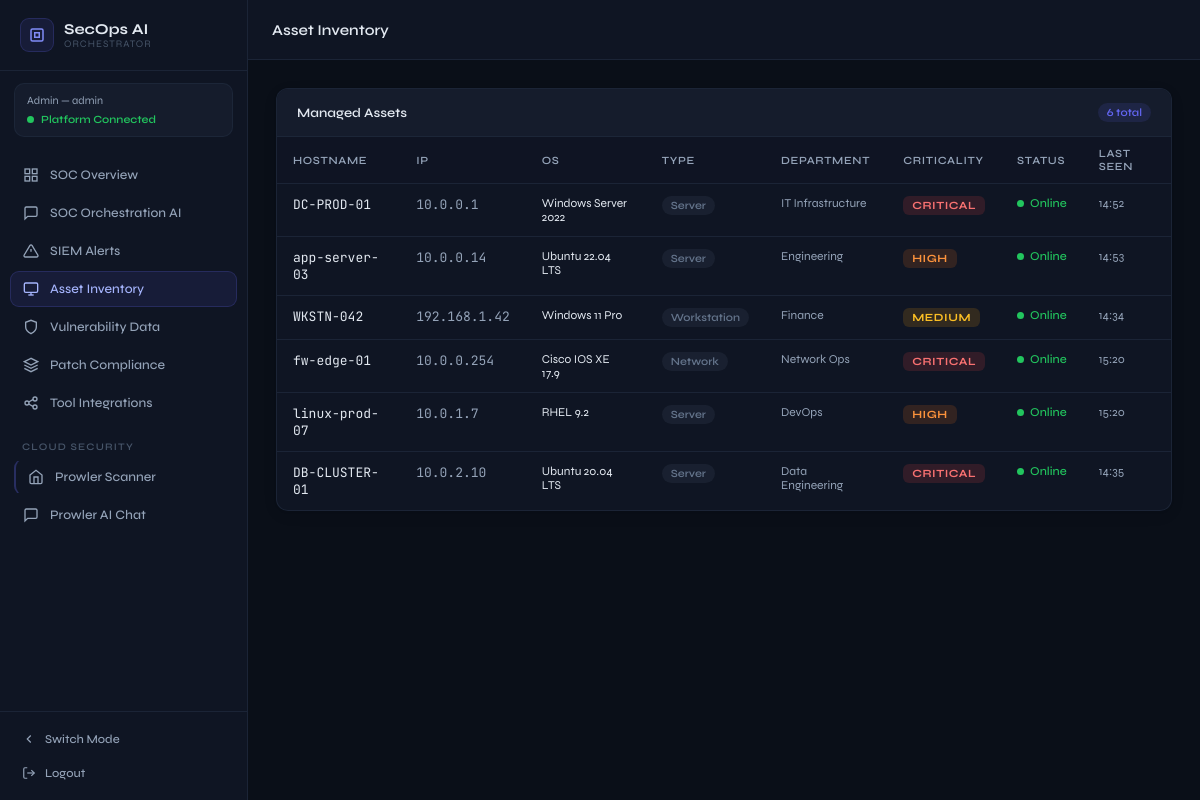
Screenshot of /org/assets (signed in) with the database file from the repository.
### app.py (models this page shows, shortened)
class User(UserMixin, db.Model):
    id             = db.Column(db.Integer, primary_key=True)
    username       = db.Column(db.String(150), unique=True, nullable=False)
    password_hash  = db.Column(db.String(256), nullable=False)
    role           = db.Column(db.String(50), default='analyst')
    mode           = db.Column(db.String(20), default='individual')
    created_at     = db.Column(db.DateTime, default=datetime.utcnow)
    is_active_user = db.Column(db.Boolean, default=True)

class Asset(db.Model):
    id          = db.Column(db.Integer, primary_key=True)
    hostname    = db.Column(db.String(100), nullable=False)
    ip_address  = db.Column(db.String(50))
    os_type     = db.Column(db.String(80))
    asset_type  = db.Column(db.String(50))
    criticality = db.Column(db.String(20))
    status      = db.Column(db.String(20), default='Online')
    last_seen   = db.Column(db.DateTime, default=datetime.utcnow)
    department  = db.Column(db.String(80))

### app.py (the view)
@app.route('/org/assets')
@login_required
def org_assets():
    session['mode'] = 'organization'
    return render_template('org/assets.html', assets=Asset.query.all())

### app.py (called while the page is built)
@login_manager.user_loader
def load_user(uid): return User.query.get(int(uid))

### templates/org/assets.html
{% extends "base.html" %}{% from "org/_nav.html" import org_nav %}
{% block title %}SecOps AI — Assets{% endblock %}{% block page_title %}Asset Inventory{% endblock %}
{% block sidebar_nav %}{{ org_nav('assets') }}{% endblock %}
{% block content %}
<div class="card card-dark"><div class="card-head card-head-dark"><span>Managed Assets</span><span class="badge badge-indigo">{{ assets|length }} total</span></div>
<div class="card-body p0"><table class="data-table data-table-dark"><thead><tr><th>Hostname</th><th>IP</th><th>OS</th><th>Type</th><th>Department</th><th>Criticality</th><th>Status</th><th>Last Seen</th></tr></thead><tbody>
{% for a in assets %}<tr><td><code class="mono">{{ a.hostname }}</code></td><td class="mono muted-text">{{ a.ip_address }}</td><td class="small-text">{{ a.os_type }}</td><td><span class="badge badge-slate">{{ a.asset_type }}</span></td><td class="small-text muted-text">{{ a.department }}</td><td><span class="sev-badge sev-{{ a.criticality|lower }}">{{ a.criticality }}</span></td><td><div class="status-indicator {% if a.status=='Online' %}status-online{% else %}status-offline{% endif %}"><span class="pulse-dot {% if a.status=='Online' %}pulse-green{% else %}pulse-red{% endif %}"></span>{{ a.status }}</div></td><td class="muted-text small-text">{{ a.last_seen.strftime('%H:%M') }}</td></tr>{% endfor %}
</tbody></table></div></div>{% endblock %}

### templates/base.html (shortened to what this page needs)
<!DOCTYPE html>
<html lang="en">
<head>
  <link rel="stylesheet" href="{{ url_for('static', filename='css/styles.css') }}">
</head>
<body class="{% block body_class %}{% endblock %}">
{% block full_page %}
<div class="app-shell {% if session.get('mode')=='organization' %}dark-mode{% endif %}">
  <aside class="sidebar" id="sidebar">
    <div class="sidebar-brand">
      {% if session.get('mode')=='organization' %}
        <div class="brand-icon brand-indigo"><svg width="18" height="18" viewBox="0 0 24 24" fill="none" stroke="currentColor" stroke-width="2"><rect x="4" y="4" width="16" height="16" rx="2"/><rect x="9" y="9" width="6" height="6"/></svg></div>
        <div><div class="brand-name">SecOps AI</div><div class="brand-sub">Orchestrator</div></div>
      {% else %}
        <div class="brand-icon brand-blue"><svg width="18" height="18" viewBox="0 0 24 24" fill="none" stroke="currentColor" stroke-width="2"><path d="M12 22s8-4 8-10V5l-8-3-8 3v7c0 6 8 10 8 10z"/></svg></div>
        <div class="brand-name">RedTeam AI</div>
      {% endif %}
    </div>
    {% if session.get('mode')=='organization' %}
    <div class="sidebar-user-card">
      <div class="user-card-role">{{ current_user.role|title }} — {{ current_user.username }}</div>
      <div class="user-card-status"><span class="pulse-dot"></span>Platform Connected</div>
    </div>
    {% endif %}
    <nav class="sidebar-nav">{% block sidebar_nav %}{% endblock %}</nav>
    <div class="sidebar-footer">
      <a href="{{ url_for('mode_selection') }}" class="footer-btn"><svg width="14" height="14" viewBox="0 0 24 24" fill="none" stroke="currentColor" stroke-width="2"><polyline points="15 18 9 12 15 6"/></svg>Switch Mode</a>
      <a href="{{ url_for('logout') }}" class="footer-btn footer-btn-danger"><svg width="14" height="14" viewBox="0 0 24 24" fill="none" stroke="currentColor" stroke-width="2"><path d="M9 21H5a2 2 0 01-2-2V5a2 2 0 012-2h4"/><polyline points="16 17 21 12 16 7"/><line x1="21" y1="12" x2="9" y2="12"/></svg>Logout</a>
    </div>
  </aside>
  <main class="main-area">
    <header class="topbar">
      <div class="topbar-left">
        <h1 class="topbar-title">{% block page_title %}{% endblock %}</h1>
      </div>
    </header>
    <div class="page-body">
      {% block content %}{% endblock %}
    </div>
  </main>
</div>
{% endblock %}
</body>
</html>

### rows the page displays
User: role "Admin", username "admin"
Asset: hostname "DC-PROD-01", ip_address "10.0.0.1", os_type "Windows Server 2022", asset_type "Server", department "IT Infrastructure", criticality "CRITICAL", status "Online", last_seen "14:52"
Asset: hostname "app-server-03", ip_address "10.0.0.14", os_type "Ubuntu 22.04 LTS", asset_type "Server", department "Engineering", criticality "HIGH", status "Online", last_seen "14:53"
Asset: hostname "WKSTN-042", ip_address "192.168.1.42", os_type "Windows 11 Pro", asset_type "Workstation", department "Finance", criticality "MEDIUM", status "Online", last_seen "14:34"
Asset: hostname "fw-edge-01", ip_address "10.0.0.254", os_type "Cisco IOS XE 17.9", asset_type "Network", department "Network Ops", criticality "CRITICAL", status "Online", last_seen "15:20"
Asset: hostname "linux-prod-07", ip_address "10.0.1.7", os_type "RHEL 9.2", asset_type "Server", department "DevOps", criticality "HIGH", status "Online", last_seen "15:20"
Asset: hostname "DB-CLUSTER-01", ip_address "10.0.2.10", os_type "Ubuntu 20.04 LTS", asset_type "Server", department "Data Engineering", criticality "CRITICAL", status "Online", last_seen "14:35"

### other values shown
{{ assets|length }} "6"
